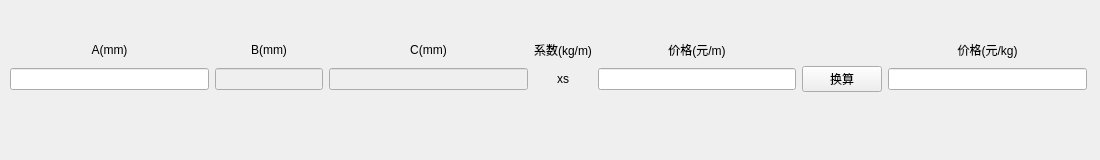
<?xml version="1.0" encoding="UTF-8"?>
<ui version="4.0">
 <class>Form</class>
 <widget class="QWidget" name="Form">
  <property name="geometry">
   <rect>
    <x>0</x>
    <y>0</y>
    <width>1100</width>
    <height>160</height>
   </rect>
  </property>
  <property name="windowTitle">
   <string>镀锌圆钢</string>
  </property>
  <widget class="QWidget" name="layoutWidget">
   <property name="geometry">
    <rect>
     <x>10</x>
     <y>40</y>
     <width>1077</width>
     <height>52</height>
    </rect>
   </property>
   <layout class="QGridLayout" name="gridLayout">
    <item row="1" column="7">
     <widget class="QLineEdit" name="lineEdit_RES"/>
    </item>
    <item row="1" column="0">
     <widget class="QLineEdit" name="lineEdit_A">
      <property name="enabled">
       <bool>true</bool>
      </property>
     </widget>
    </item>
    <item row="0" column="3">
     <widget class="QLabel" name="label_C">
      <property name="text">
       <string>C(mm)</string>
      </property>
      <property name="alignment">
       <set>Qt::AlignCenter</set>
      </property>
     </widget>
    </item>
    <item row="1" column="1" colspan="2">
     <widget class="QLineEdit" name="lineEdit_B">
      <property name="enabled">
       <bool>false</bool>
      </property>
     </widget>
    </item>
    <item row="0" column="4">
     <widget class="QLabel" name="label_XS">
      <property name="text">
       <string>系数(kg/m)</string>
      </property>
      <property name="alignment">
       <set>Qt::AlignCenter</set>
      </property>
     </widget>
    </item>
    <item row="0" column="7">
     <widget class="QLabel" name="label_RES">
      <property name="text">
       <string>价格(元/kg)</string>
      </property>
      <property name="alignment">
       <set>Qt::AlignCenter</set>
      </property>
     </widget>
    </item>
    <item row="1" column="3">
     <widget class="QLineEdit" name="lineEdit_C">
      <property name="enabled">
       <bool>false</bool>
      </property>
     </widget>
    </item>
    <item row="1" column="5">
     <widget class="QLineEdit" name="lineEdit_D"/>
    </item>
    <item row="0" column="1" colspan="2">
     <widget class="QLabel" name="label_B">
      <property name="text">
       <string>B(mm)</string>
      </property>
      <property name="alignment">
       <set>Qt::AlignCenter</set>
      </property>
     </widget>
    </item>
    <item row="1" column="4">
     <widget class="QLabel" name="label_XS_var">
      <property name="text">
       <string>xs</string>
      </property>
      <property name="alignment">
       <set>Qt::AlignCenter</set>
      </property>
     </widget>
    </item>
    <item row="1" column="6">
     <widget class="QPushButton" name="pushButton">
      <property name="text">
       <string>换算</string>
      </property>
     </widget>
    </item>
    <item row="0" column="0">
     <widget class="QLabel" name="label_A">
      <property name="text">
       <string>A(mm)</string>
      </property>
      <property name="alignment">
       <set>Qt::AlignCenter</set>
      </property>
     </widget>
    </item>
    <item row="0" column="5">
     <widget class="QLabel" name="label_D">
      <property name="text">
       <string>价格(元/m)</string>
      </property>
      <property name="alignment">
       <set>Qt::AlignCenter</set>
      </property>
     </widget>
    </item>
   </layout>
  </widget>
 </widget>
 <resources/>
 <connections/>
</ui>
